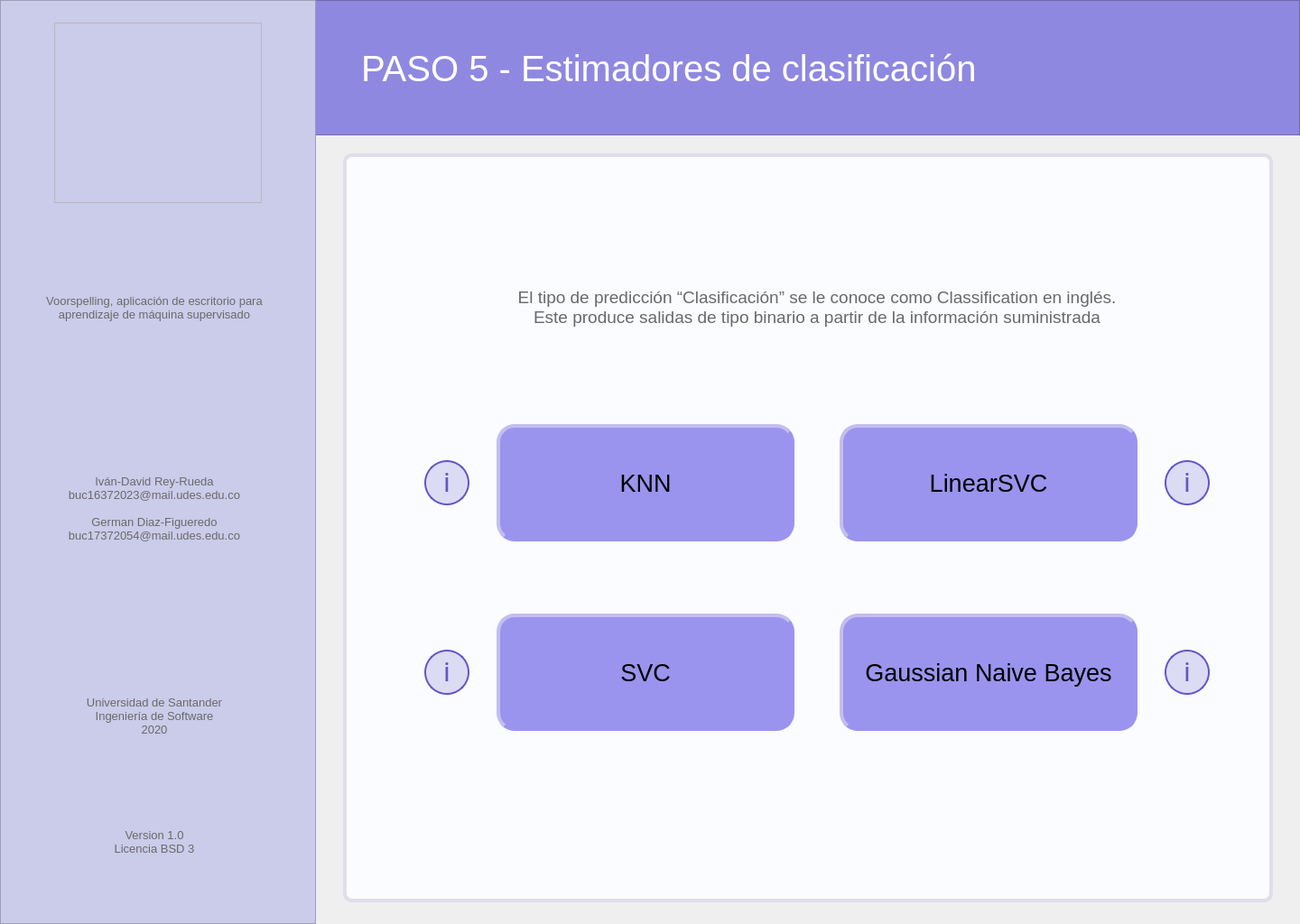
<?xml version="1.0" encoding="UTF-8"?>
<ui version="4.0">
 <class>MainWindow</class>
 <widget class="QMainWindow" name="MainWindow">
  <property name="geometry">
   <rect>
    <x>0</x>
    <y>0</y>
    <width>1440</width>
    <height>1024</height>
   </rect>
  </property>
  <property name="minimumSize">
   <size>
    <width>1440</width>
    <height>1024</height>
   </size>
  </property>
  <property name="maximumSize">
   <size>
    <width>1440</width>
    <height>1024</height>
   </size>
  </property>
  <property name="windowTitle">
   <string>Voorspelling</string>
  </property>
  <widget class="QWidget" name="centralwidget">
   <property name="minimumSize">
    <size>
     <width>1440</width>
     <height>1024</height>
    </size>
   </property>
   <property name="maximumSize">
    <size>
     <width>1440</width>
     <height>1024</height>
    </size>
   </property>
   <widget class="QFrame" name="left_bar">
    <property name="geometry">
     <rect>
      <x>0</x>
      <y>0</y>
      <width>350</width>
      <height>1024</height>
     </rect>
    </property>
    <property name="styleSheet">
     <string notr="true">background-color: rgb(203, 203, 234);

</string>
    </property>
    <property name="frameShape">
     <enum>QFrame::StyledPanel</enum>
    </property>
    <property name="frameShadow">
     <enum>QFrame::Raised</enum>
    </property>
    <widget class="QLabel" name="lbl_left_1">
     <property name="geometry">
      <rect>
       <x>18</x>
       <y>278</y>
       <width>306</width>
       <height>126</height>
      </rect>
     </property>
     <property name="font">
      <font>
       <pointsize>10</pointsize>
      </font>
     </property>
     <property name="styleSheet">
      <string notr="true">color: rgb(105, 105, 105);</string>
     </property>
     <property name="text">
      <string>Voorspelling, aplicación de escritorio para aprendizaje de máquina supervisado</string>
     </property>
     <property name="alignment">
      <set>Qt::AlignCenter</set>
     </property>
     <property name="wordWrap">
      <bool>true</bool>
     </property>
    </widget>
    <widget class="QLabel" name="lbl_left_2">
     <property name="geometry">
      <rect>
       <x>18</x>
       <y>500</y>
       <width>306</width>
       <height>126</height>
      </rect>
     </property>
     <property name="font">
      <font>
       <pointsize>10</pointsize>
      </font>
     </property>
     <property name="styleSheet">
      <string notr="true">color: rgb(105, 105, 105);</string>
     </property>
     <property name="text">
      <string>Iván-David Rey-Rueda
buc16372023@mail.udes.edu.co

German Diaz-Figueredo
buc17372054@mail.udes.edu.co</string>
     </property>
     <property name="alignment">
      <set>Qt::AlignCenter</set>
     </property>
     <property name="wordWrap">
      <bool>true</bool>
     </property>
    </widget>
    <widget class="QLabel" name="lbl_left_3">
     <property name="geometry">
      <rect>
       <x>18</x>
       <y>730</y>
       <width>306</width>
       <height>126</height>
      </rect>
     </property>
     <property name="font">
      <font>
       <pointsize>10</pointsize>
      </font>
     </property>
     <property name="styleSheet">
      <string notr="true">color: rgb(105, 105, 105);</string>
     </property>
     <property name="text">
      <string>Universidad de Santander
Ingeniería de Software
2020</string>
     </property>
     <property name="alignment">
      <set>Qt::AlignCenter</set>
     </property>
     <property name="wordWrap">
      <bool>true</bool>
     </property>
    </widget>
    <widget class="QLabel" name="lbl_left_4">
     <property name="geometry">
      <rect>
       <x>18</x>
       <y>870</y>
       <width>306</width>
       <height>126</height>
      </rect>
     </property>
     <property name="font">
      <font>
       <pointsize>10</pointsize>
      </font>
     </property>
     <property name="styleSheet">
      <string notr="true">color: rgb(105, 105, 105);</string>
     </property>
     <property name="text">
      <string>Version 1.0
Licencia BSD 3</string>
     </property>
     <property name="alignment">
      <set>Qt::AlignCenter</set>
     </property>
     <property name="wordWrap">
      <bool>true</bool>
     </property>
    </widget>
   </widget>
   <widget class="QFrame" name="logo">
    <property name="geometry">
     <rect>
      <x>60</x>
      <y>25</y>
      <width>230</width>
      <height>200</height>
     </rect>
    </property>
    <property name="styleSheet">
     <string notr="true">image: url(:/image/voorspelling_logo.png);</string>
    </property>
    <property name="frameShape">
     <enum>QFrame::StyledPanel</enum>
    </property>
    <property name="frameShadow">
     <enum>QFrame::Raised</enum>
    </property>
   </widget>
   <widget class="QFrame" name="up_bar">
    <property name="geometry">
     <rect>
      <x>0</x>
      <y>0</y>
      <width>1440</width>
      <height>150</height>
     </rect>
    </property>
    <property name="styleSheet">
     <string notr="true">background-color: rgb(143, 136, 224);</string>
    </property>
    <property name="frameShape">
     <enum>QFrame::StyledPanel</enum>
    </property>
    <property name="frameShadow">
     <enum>QFrame::Raised</enum>
    </property>
    <widget class="QLabel" name="lbl_tittle">
     <property name="geometry">
      <rect>
       <x>400</x>
       <y>40</y>
       <width>941</width>
       <height>72</height>
      </rect>
     </property>
     <property name="font">
      <font>
       <family>MS Shell Dlg 2</family>
       <pointsize>30</pointsize>
       <weight>50</weight>
       <italic>false</italic>
       <bold>false</bold>
      </font>
     </property>
     <property name="styleSheet">
      <string notr="true">border: none;
color: rgb(255, 255, 255);</string>
     </property>
     <property name="text">
      <string>PASO 5 - Estimadores de clasificación</string>
     </property>
     <property name="scaledContents">
      <bool>false</bool>
     </property>
     <property name="alignment">
      <set>Qt::AlignLeading|Qt::AlignLeft|Qt::AlignVCenter</set>
     </property>
     <property name="wordWrap">
      <bool>true</bool>
     </property>
     <property name="margin">
      <number>0</number>
     </property>
     <property name="indent">
      <number>0</number>
     </property>
    </widget>
   </widget>
   <widget class="QFrame" name="main_area">
    <property name="geometry">
     <rect>
      <x>380</x>
      <y>170</y>
      <width>1030</width>
      <height>830</height>
     </rect>
    </property>
    <property name="styleSheet">
     <string notr="true">background-color: rgb(250, 252, 255);
border: 4px solid;
border-color: rgb(225, 221, 235);
border-radius: 10px;</string>
    </property>
    <property name="frameShape">
     <enum>QFrame::StyledPanel</enum>
    </property>
    <property name="frameShadow">
     <enum>QFrame::Raised</enum>
    </property>
    <widget class="QLabel" name="lbl_description">
     <property name="geometry">
      <rect>
       <x>180</x>
       <y>130</y>
       <width>690</width>
       <height>80</height>
      </rect>
     </property>
     <property name="font">
      <font>
       <pointsize>14</pointsize>
      </font>
     </property>
     <property name="styleSheet">
      <string notr="true">color: rgb(105, 105, 105);
border: none;</string>
     </property>
     <property name="text">
      <string>El tipo de predicción “Clasificación” se le conoce como Classification en inglés. Este produce salidas de tipo binario a partir de la información suministrada</string>
     </property>
     <property name="alignment">
      <set>Qt::AlignCenter</set>
     </property>
     <property name="wordWrap">
      <bool>true</bool>
     </property>
    </widget>
    <widget class="QPushButton" name="btn_SVC_rbf">
     <property name="geometry">
      <rect>
       <x>170</x>
       <y>510</y>
       <width>330</width>
       <height>130</height>
      </rect>
     </property>
     <property name="font">
      <font>
       <pointsize>20</pointsize>
       <kerning>true</kerning>
      </font>
     </property>
     <property name="styleSheet">
      <string notr="true">QPushButton{
background-color: rgb(154, 148, 238);
border-left-color: rgb(195, 190, 239);
border-top-color: rgb(195, 190, 239);
border-bottom-color: rgb(154, 148, 238);
border-right-color: rgb(154, 148, 238);
border-radius: 20px;
}
QPushButton:hover{
background-color: rgb(160, 155, 245);
}
QPushButton:pressed{
background-color: rgb(150, 140, 230);
border-left-color: rgb(140, 135, 220);
border-top-color: rgb(140, 135, 220);
border-bottom-color: rgb(195, 190, 239);
border-right-color: rgb(195, 190, 239);
}</string>
     </property>
     <property name="text">
      <string>SVC</string>
     </property>
     <property name="autoDefault">
      <bool>false</bool>
     </property>
    </widget>
    <widget class="QPushButton" name="btn_info_LinearSVC">
     <property name="geometry">
      <rect>
       <x>910</x>
       <y>340</y>
       <width>50</width>
       <height>50</height>
      </rect>
     </property>
     <property name="styleSheet">
      <string notr="true">QPushButton{
background: rgba(101, 85, 198, 0.2);
border: 2px solid #6555C6;
box-sizing: border-box;
border-radius: 25px;


position: absolute;
width: 25px;
height: 44.55px;
font-family: Roboto;
font-style: normal;
font-weight: normal;
font-size: 30px;
line-height: 56px;
display: flex;
align-items: center;
text-align: center;

color: #6555C6;
}
QPushButton:hover{
background-color: rgb(190, 185, 250);
}
QPushButton:pressed{
background-color: rgb(160, 150, 240);
}</string>
     </property>
     <property name="text">
      <string>i</string>
     </property>
    </widget>
    <widget class="QPushButton" name="btn_info_Gaussian_Naive_Bayes">
     <property name="geometry">
      <rect>
       <x>910</x>
       <y>550</y>
       <width>50</width>
       <height>50</height>
      </rect>
     </property>
     <property name="styleSheet">
      <string notr="true">QPushButton{
background: rgba(101, 85, 198, 0.2);
border: 2px solid #6555C6;
box-sizing: border-box;
border-radius: 25px;


position: absolute;
width: 25px;
height: 44.55px;
font-family: Roboto;
font-style: normal;
font-weight: normal;
font-size: 30px;
line-height: 56px;
display: flex;
align-items: center;
text-align: center;

color: #6555C6;
}
QPushButton:hover{
background-color: rgb(190, 185, 250);
}
QPushButton:pressed{
background-color: rgb(160, 150, 240);
}</string>
     </property>
     <property name="text">
      <string>i</string>
     </property>
    </widget>
    <widget class="QPushButton" name="btn_back">
     <property name="geometry">
      <rect>
       <x>60</x>
       <y>50</y>
       <width>70</width>
       <height>70</height>
      </rect>
     </property>
     <property name="styleSheet">
      <string notr="true">QPushButton{
background-image: url(:/botton/bxs-left-arrow-circle.svg);
border-radius: 35px;
border: none;


color: #6555C6;
}
QPushButton:hover{
background-color: rgb(235, 225, 250);

}
QPushButton:pressed{

background-color: qradialgradient(spread:pad, cx:0.5, cy:0.5, radius:0.5, fx:0.5, fy:0.5, stop:0 rgba(200, 190, 250, 205), stop:0.6 rgba(200, 190, 250, 205), stop:1 rgba(255, 255, 255, 0));

}

</string>
     </property>
     <property name="text">
      <string/>
     </property>
     <property name="iconSize">
      <size>
       <width>20</width>
       <height>20</height>
      </size>
     </property>
    </widget>
    <widget class="QPushButton" name="btn_Gaussian_Naive_Bayes">
     <property name="geometry">
      <rect>
       <x>550</x>
       <y>510</y>
       <width>330</width>
       <height>130</height>
      </rect>
     </property>
     <property name="font">
      <font>
       <pointsize>20</pointsize>
       <kerning>true</kerning>
      </font>
     </property>
     <property name="styleSheet">
      <string notr="true">QPushButton{
background-color: rgb(154, 148, 238);
border-left-color: rgb(195, 190, 239);
border-top-color: rgb(195, 190, 239);
border-bottom-color: rgb(154, 148, 238);
border-right-color: rgb(154, 148, 238);
border-radius: 20px;
}
QPushButton:hover{
background-color: rgb(160, 155, 245);
}
QPushButton:pressed{
background-color: rgb(150, 140, 230);
border-left-color: rgb(140, 135, 220);
border-top-color: rgb(140, 135, 220);
border-bottom-color: rgb(195, 190, 239);
border-right-color: rgb(195, 190, 239);
}</string>
     </property>
     <property name="text">
      <string>Gaussian Naive Bayes</string>
     </property>
     <property name="autoDefault">
      <bool>false</bool>
     </property>
    </widget>
    <widget class="QPushButton" name="btn_LinearSVC">
     <property name="geometry">
      <rect>
       <x>550</x>
       <y>300</y>
       <width>330</width>
       <height>130</height>
      </rect>
     </property>
     <property name="font">
      <font>
       <pointsize>20</pointsize>
       <kerning>true</kerning>
      </font>
     </property>
     <property name="styleSheet">
      <string notr="true">QPushButton{
background-color: rgb(154, 148, 238);
border-left-color: rgb(195, 190, 239);
border-top-color: rgb(195, 190, 239);
border-bottom-color: rgb(154, 148, 238);
border-right-color: rgb(154, 148, 238);
border-radius: 20px;
}
QPushButton:hover{
background-color: rgb(160, 155, 245);
}
QPushButton:pressed{
background-color: rgb(150, 140, 230);
border-left-color: rgb(140, 135, 220);
border-top-color: rgb(140, 135, 220);
border-bottom-color: rgb(195, 190, 239);
border-right-color: rgb(195, 190, 239);
}</string>
     </property>
     <property name="text">
      <string>LinearSVC</string>
     </property>
     <property name="autoDefault">
      <bool>false</bool>
     </property>
    </widget>
    <widget class="QPushButton" name="btn_info_SVC_rbf">
     <property name="geometry">
      <rect>
       <x>90</x>
       <y>550</y>
       <width>50</width>
       <height>50</height>
      </rect>
     </property>
     <property name="styleSheet">
      <string notr="true">QPushButton{
background: rgba(101, 85, 198, 0.2);
border: 2px solid #6555C6;
box-sizing: border-box;
border-radius: 25px;


position: absolute;
width: 25px;
height: 44.55px;
font-family: Roboto;
font-style: normal;
font-weight: normal;
font-size: 30px;
line-height: 56px;
display: flex;
align-items: center;
text-align: center;

color: #6555C6;
}
QPushButton:hover{
background-color: rgb(190, 185, 250);
}
QPushButton:pressed{
background-color: rgb(160, 150, 240);
}</string>
     </property>
     <property name="text">
      <string>i</string>
     </property>
    </widget>
    <widget class="QPushButton" name="btn_KNN">
     <property name="geometry">
      <rect>
       <x>170</x>
       <y>300</y>
       <width>330</width>
       <height>130</height>
      </rect>
     </property>
     <property name="font">
      <font>
       <pointsize>20</pointsize>
       <kerning>true</kerning>
      </font>
     </property>
     <property name="styleSheet">
      <string notr="true">QPushButton{
background-color: rgb(154, 148, 238);
border-left-color: rgb(195, 190, 239);
border-top-color: rgb(195, 190, 239);
border-bottom-color: rgb(154, 148, 238);
border-right-color: rgb(154, 148, 238);
border-radius: 20px;
}
QPushButton:hover{
background-color: rgb(160, 155, 245);
}
QPushButton:pressed{
background-color: rgb(150, 140, 230);
border-left-color: rgb(140, 135, 220);
border-top-color: rgb(140, 135, 220);
border-bottom-color: rgb(195, 190, 239);
border-right-color: rgb(195, 190, 239);
}</string>
     </property>
     <property name="text">
      <string>KNN</string>
     </property>
     <property name="autoDefault">
      <bool>false</bool>
     </property>
    </widget>
    <widget class="QPushButton" name="btn_info_KNN">
     <property name="geometry">
      <rect>
       <x>90</x>
       <y>340</y>
       <width>50</width>
       <height>50</height>
      </rect>
     </property>
     <property name="styleSheet">
      <string notr="true">QPushButton{
background: rgba(101, 85, 198, 0.2);
border: 2px solid #6555C6;
box-sizing: border-box;
border-radius: 25px;


position: absolute;
width: 25px;
height: 44.55px;
font-family: Roboto;
font-style: normal;
font-weight: normal;
font-size: 30px;
line-height: 56px;
display: flex;
align-items: center;
text-align: center;

color: #6555C6;
}
QPushButton:hover{
background-color: rgb(190, 185, 250);
}
QPushButton:pressed{
background-color: rgb(160, 150, 240);
}</string>
     </property>
     <property name="text">
      <string>i</string>
     </property>
    </widget>
   </widget>
   <zorder>up_bar</zorder>
   <zorder>left_bar</zorder>
   <zorder>logo</zorder>
   <zorder>main_area</zorder>
  </widget>
 </widget>
 <resources>
  <include location="Images_voor.qrc"/>
 </resources>
 <connections/>
</ui>
